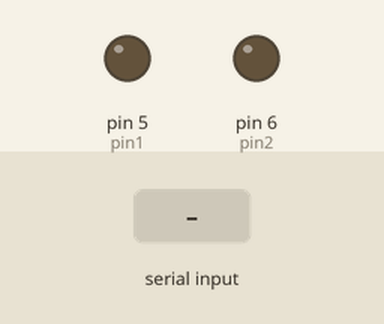
A sketch run on a simulated Arduino Uno, built with avr-gcc and run on an emulated ATmega328P. Parts: output pins drawn as LEDs (lit = HIGH). The inputs (shaded band) are chosen by the test bench.

Above: at 1.2 s.
1.3 s: "a" received over Serial
At 2.0 s:
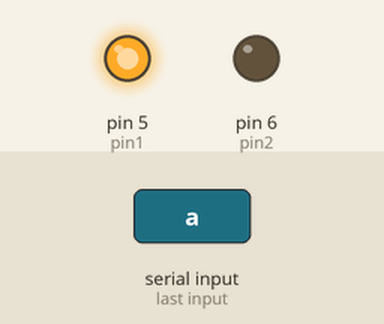
2.8 s: "b" received over Serial
At 3.1 s:
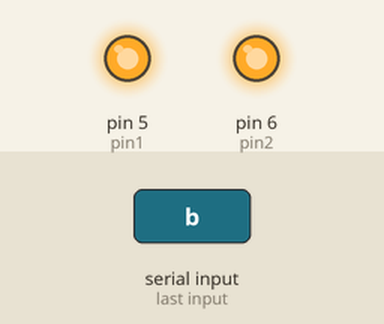
4.3 s: "1" received over Serial
At 5.5 s:
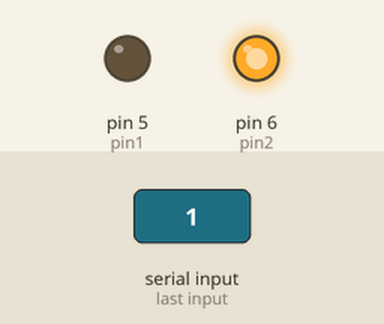
5.8 s: "2" received over Serial
At 6.6 s:
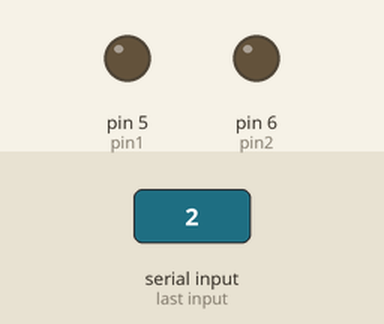
Timing chart, 0 to 8.3 s (numbered marks = the images above; inputs shaded):
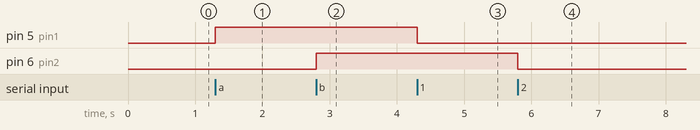

Measured:
- after the input at 1.3 s, pin 5 (pin1): LOW → HIGH at once
- after the input at 2.8 s, pin 6 (pin2): LOW → HIGH at once
- after the input at 4.3 s, pin 5 (pin1): HIGH → LOW at once
- after the input at 5.8 s, pin 6 (pin2): HIGH → LOW at once

The sketch:

bluetooth_module.ino
```cpp
int pin1=5;
int pin2=6;
void setup() {
  // put your setup code here, to run once:
  Serial.begin(9600);
   pinMode(pin1,OUTPUT);
   pinMode(pin2,OUTPUT);

}
     char data;

void loop() {
  // put your main code here, to run repeatedly:
  if(Serial.available()>0){
    data=Serial.read();

    if (data=='a'){
      digitalWrite(pin1,HIGH);
    }
    if (data=='1'){
      digitalWrite(pin1,LOW);
    }
    if (data=='b'){
      digitalWrite(pin2,HIGH);
    }
    if (data=='2'){
      digitalWrite(pin2,LOW);
    }
  }

}
```
